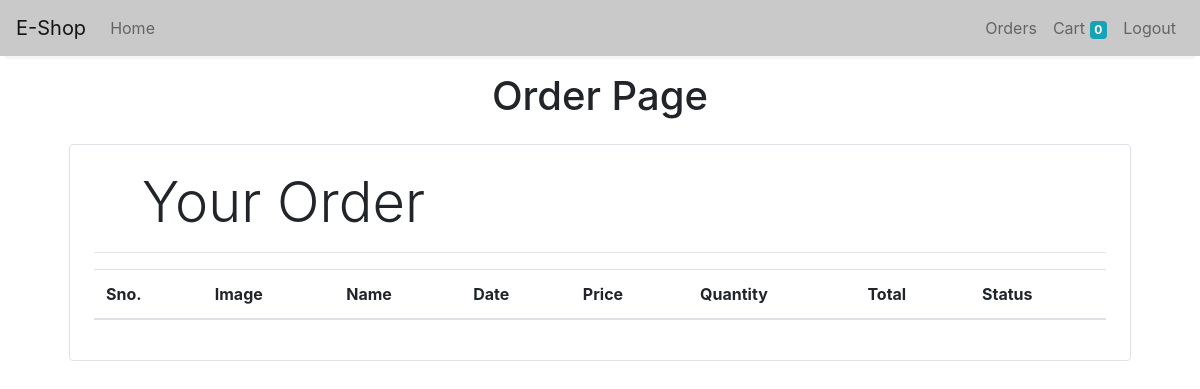
/orders (signed in), run on an earlier commit of the app's database.
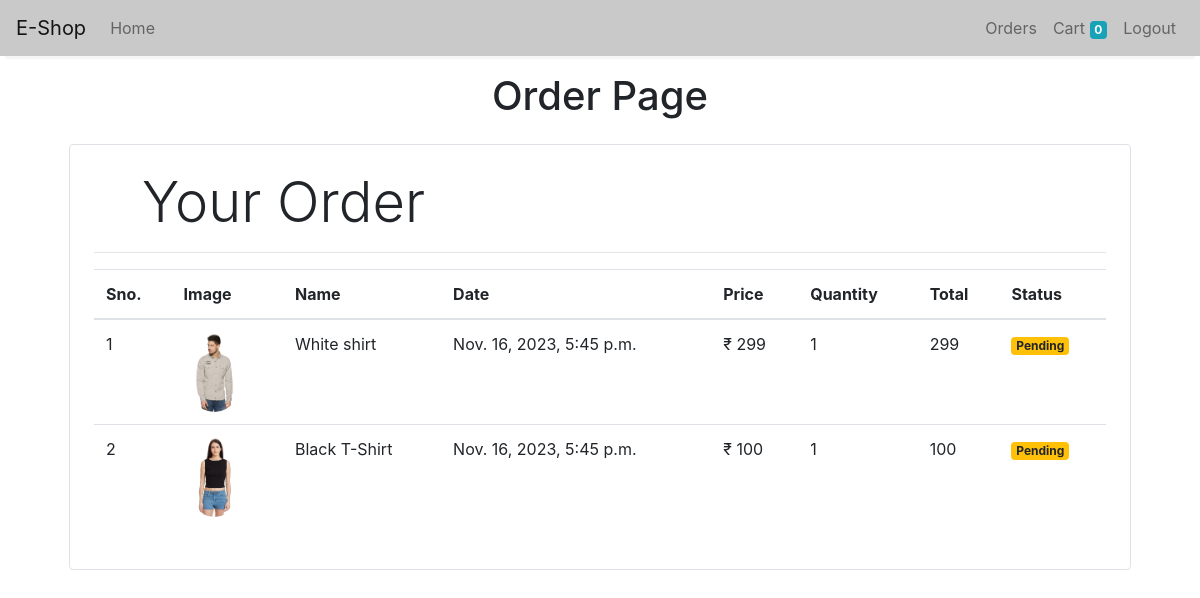
And on a later commit of the database.
### store/models/orders.py (models this page shows, shortened)
class Order(models.Model):
    product = models.ForeignKey(Product, on_delete=models.CASCADE)
    customer = models.ForeignKey(Customer, on_delete=models.CASCADE)
    quantity = models.IntegerField(default=1)
    price = models.IntegerField()
    address = models.CharField(max_length=50, default="", blank=True)
    phone = models.CharField(max_length=50, default="", blank=True)
    date = models.DateTimeField(default=datetime.datetime.today)
    status = models.BooleanField(default=False)
    @staticmethod
    def get_order_by_customer(customer_id):
        return Order.objects.filter(customer=customer_id).order_by("-date")
    def __str__(self):
        return str(self.product)

### store/models/product.py (models this page shows, shortened)
class Product(models.Model):
    name = models.CharField(max_length=50)
    price = models.IntegerField(default=0)
    category = models.ForeignKey(Categories, on_delete=models.CASCADE, default=1)
    desciption = models.CharField(max_length=200, default="", null=True, blank=True)
    image = models.ImageField(upload_to="upload/products/")
    def __str__(self):
        return f"{self.name}"

### store/middlewares/auth.py (the view)
    def middleware(request):
        returnUrl = request.META["PATH_INFO"]
        if not request.session.get("customer_id"):
            return redirect(f"login?return_url={returnUrl}")
        response = get_response(request)
        return response

### store/templatetags/custom_filter.py (called while the page is built)
@register.filter(name='currency')
def currency(number):
    return "₹ "+str(number)

@register.filter(name='multiply')
def multiply(number, number1):
    return number *number1

### store/views/orders.py (called while the page is built)
    @method_decorator(auth_middleware)
    def get(self,request):
        customer = request.session.get('customer_id')
        orders1= Order.get_order_by_customer(customer)
        print(orders1)
        return render(request , 'orders.html'  , {'order' : orders1})

### store/templates/orders.html
{% extends "index.html" %}
{% block body %}
{%load cart%}
{%load custom_filter%}
<div class="container text-center mt-3">
    <h1>Order Page</h1>
</div>
<div class="container">
    <div class="border rounded p-4 m-4">
        <p class="display-4 pl-4 ml-4">Your Order</p>
        <hr>
        <table class="table">
            <thead>
                <tr>
                    <th>Sno.</th>
                    <th>Image</th>
                    <th>Name</th>
                    <th>Date</th>
                    <th>Price</th>
                    <th>Quantity</th>
                    <th>Total</th>
                    <th>Status</th>
                </tr>
            </thead>
            <tbody>
                {% for order in order %}
                <tr>
                    <td>{{forloop.counter}}</td>
                    <td><img style=" height: 80px;" class="rounded-circle" src="{{order.product.image.url}}" alt="">
                    </td>
                    <td>{{order.product.name}}</td>
                    <td>{{order.date}}</td>
                    <td>{{order.price|currency}}</td>
                    <td>{{order.quantity}}</td>
                    <td>{{order.quantity|multiply:order.price}}</td>
                    {%if order.status %}
                    <td><small class="badge badge-success">Completed</small></td>
                    {%else%}
                    <td><small class="badge badge-warning">Pending</small></td>
                    {%endif%}
                </tr>
                {% endfor %}
            </tbody>
        </table>
    </div>
</div>
{% endblock body %}

### store/templates/index.html (shortened to what this page needs)
<!doctype html>
<html lang="en">
<head>
    <link rel="stylesheet" href="https://cdn.jsdelivr.net/npm/bootstrap@4.0.0/dist/css/bootstrap.min.css"
>
</head>
<body>
    <nav class="one-edge-shadow sticky-top navbar navbar-expand-lg navbar-light ">
        <a class="navbar-brand" href="/">E-Shop</a>
        <div class="collapse navbar-collapse" id="navbarSupportedContent">
            <ul class="navbar-nav mr-auto">
                <li class="nav-item ">
                    <a class="nav-link" aria-current="page" href="/">Home <span class="sr-only">(current)</span></a>
                </li>
            </ul>
            <ul class=" navbar-nav my-2 my-lg-0">
                {% if request.session.customer_id %}
                <li class="nav-item ">
                    <a class="nav-link" aria-current="page" href="/orders">Orders</a>
                </li>
                <li class="nav-item">
                    <a class="nav-link" href="/cart">Cart
                        <span class="badge badge-info">{{request.session.cart.keys|length}}</span>
                        <span class="sr-only">(current)</span></a>
                </li>
                <li class="nav-item ">
                    <a class="nav-link" aria-current="page" href="/logout">Logout</a>
                </li>
                {%endif%}
            </ul>
        </div>
    </nav>
    {%block body%}
    {%endblock body%}
</body>
</html>

### store/templates/index.html (style rules this page uses)
nav { background-color: rgb(202, 201, 201); }
.one-edge-shadow { box-shadow: 0 8px 2px -5px rgb(246, 245, 245); }

What changed in the data, as far as the page shows it:
added Order: product.image (picture), product.name "White shirt", date "Nov. 16, 2023, 5:45 p.m.", price "₹ 299", quantity "1", quantity|multiply "299", status "Pending"
added Order: product.image (picture), product.name "Black T-Shirt", date "Nov. 16, 2023, 5:45 p.m.", price "₹ 100", quantity "1", quantity|multiply "100", status "Pending"
